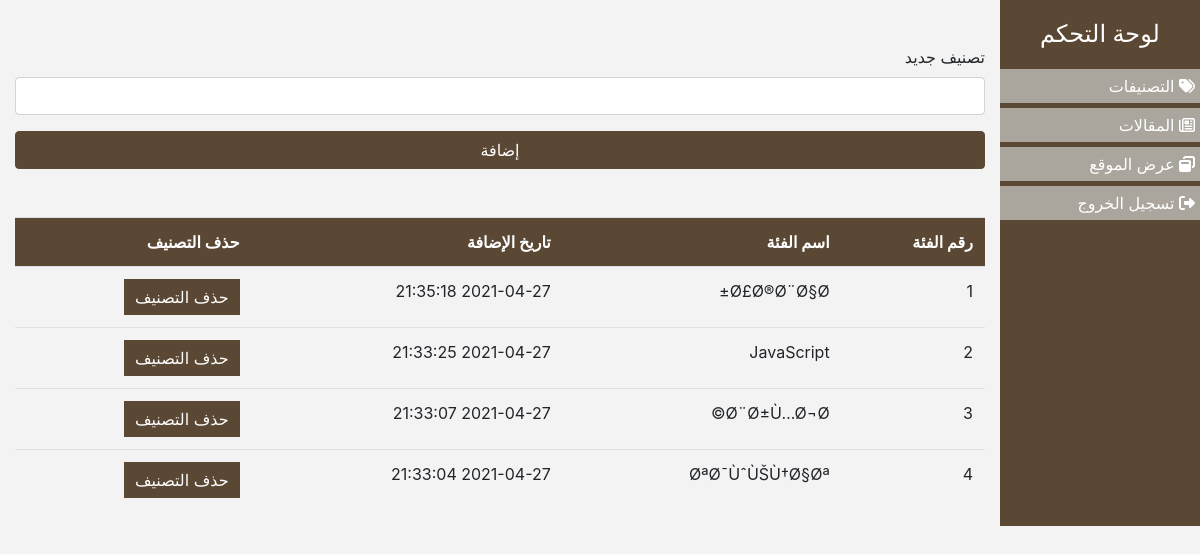
Screenshot of /categories.php (signed in) with the database file from the repository.
### tables this page shows
CREATE TABLE `categories` (
  `id` int(11) NOT NULL,
  `categoryName` varchar(100) NOT NULL,
  `categoryDate` datetime NOT NULL DEFAULT current_timestamp()
);

### categories.php (the view, shortened to what this page needs)
<?php
include('include/connection.php');
include('include/header.php');
if(!isset($_SESSION['id'])){
  echo "<div class='alert alert-danger'>"."لايمكنك الوصول لهذه الصفحة"."</div>";
  header('REFRESH:2;URL=login.php');
}else{
?>
<div class="content">
  <div class="container-fluid">
<div class="row">
  <div class="col-md-2" id="side-area">
<h4>لوحة التحكم</h4>
<ul>
  <li><a href="#">
    <span class=""> <i class="fas fa-tags"></i> </span>
    <span class="">التصنيفات</span>
</a></li>
<li data-toggle="collapse" data-target="#menu">
  <a href="#">
  <span class=""> <i class="far fa-newspaper"></i> </span>
  <span class="">المقالات</span>
</a>
</li>
<li><a href="index.php" target="_blank">
  <span class=""> <i class="fas fa-window-restore"></i> </span>
  <span class="">عرض الموقع</span>
</a></li>
<li><a href="logout.php">
  <span class=""> <i class="fas fa-sign-out-alt"></i> </span>
  <span class="">تسجيل الخروج</span>
</a></li>
</ul>
  </div>
  <div class="col-md-10" id="main-area">
<div class="add-category">
  <form action="<?php $_SERVER['PHP_SELF']; ?>" method="POST">
    <div class="form-group">
      <label for="category">تصنيف جديد</label>
      <input type="text" name="category" class="form-control">
    </div>
    <button class="btn-custom form-control" name="add">إضافة</button>
  </form>
</div>
<div class="display-cat mt-5">
<table class="table table-borderd">
  <tr>
    <th>رقم الفئة</th>
    <th>اسم الفئة</th>
    <th>تاريخ الإضافة</th>
    <th>حذف التصنيف</th>
  </tr>
  <?php
$query = "SELECT * FROM categories ORDER BY id DESC";
$res = mysqli_query($con,$query);
$num = 0;
while($row = mysqli_fetch_assoc($res)){
  $num++;
  ?>
<tr>
  <td> <?php echo $num; ?> </td>
  <td><?php echo $row['categoryName']; ?></td>
  <td><?php echo $row['categoryDate']; ?></td>
  <td> <a href="categories.php?id=<?php echo $row['id']; ?>">
<button class="btn-custom">حذف التصنيف</button> </a> </td>
</tr>
<?php
}
  ?>
</table>
</div>
  </div>
</div>
  </div>
</div>
<?php
}
?>
<?php
include('include/footer.php');
?>

### css/dashboard.css (style rules this page uses)
:root { --first-color: #5b4834; --second-color: #aaa69d; }
body { background:#f3f3f3; }
a,a:hover { text-decoration: none; }
#side-area { background:var(--first-color); color:#fff; padding:20px 0; }
#side-area h4 { text-align:center; margin-bottom: 20px; }
#side-area ul { list-style: none; padding:0; }
#side-area ul li { background:var(--second-color); margin-bottom: 5px; padding:5px; }
#side-area ul li a { color:#fff; }
#main-area { margin-top: 15px; }
.add-category { margin-top:30px; }
.btn-custom { background:var(--first-color); color:#fff; border:1px solid var(--first-color); padding: 5px 10px; }
.display-cat tr:first-child { background: var(--first-color); color:#fff; }

### rows the page displays
categories: categoryName "Ø£Ø®Ø¨Ø§Ø±", categoryDate "2021-04-27 21:35:18"
categories: categoryName "JavaScript", categoryDate "2021-04-27 21:33:25"
categories: categoryName "Ø¨Ø±Ù…Ø¬Ø©", categoryDate "2021-04-27 21:33:07"
categories: categoryName "ØªØ¯ÙˆÙŠÙ†Ø§Øª", categoryDate "2021-04-27 21:33:04"
